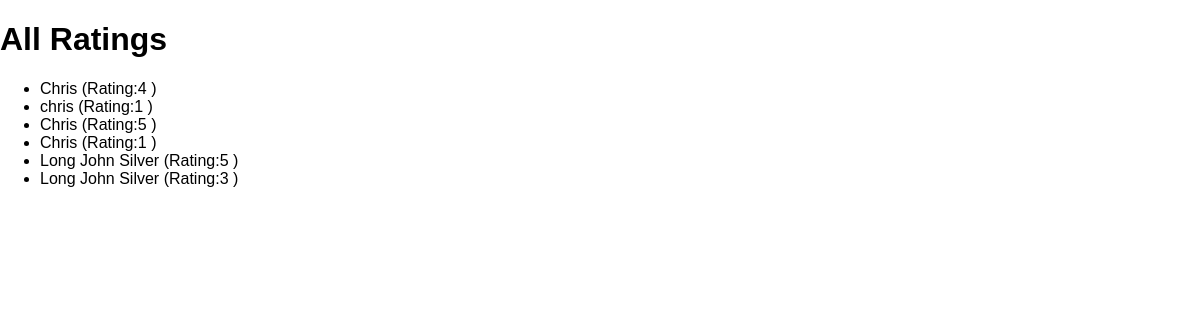
/review-list, run on an earlier commit of the app's database.
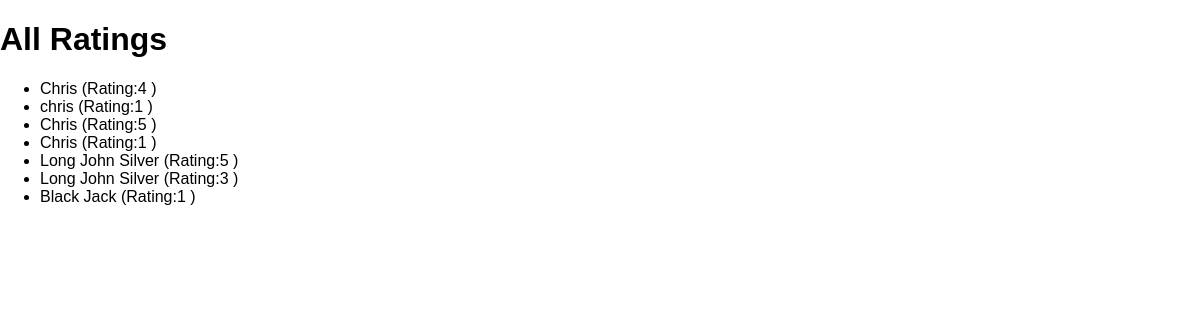
And on a later commit of the database.
### reviews/models.py (models this page shows)
class Review(models.Model):
    user_name=models.CharField(max_length=100)
    review =models.TextField()
    ratings =models.IntegerField()

### reviews/views.py (the view)
# urls.py: path("review-list",views.ReviewListView.as_view()),
class ReviewListView(ListView):
    template_name = "reviews/review_list.html"
    model = Review # not instantiated
    context_object_name = "reviews" # to rename object so the output will dynamically generate on server.

### reviews/templates/reviews/review_list.html (shortened to what this page needs)
{% extends 'reviews/base.html' %}
{% block content%}
<h1>All Ratings</h1>
<ul>
    {% for review in reviews%}
    <li>
        {{review.user_name}} (Rating:{{review.ratings}} )
    </li>
    {% endfor%}
</ul>
{% endblock %}

What changed in the data, as far as the page shows it:
added Review: user_name "Black Jack", ratings "1"
